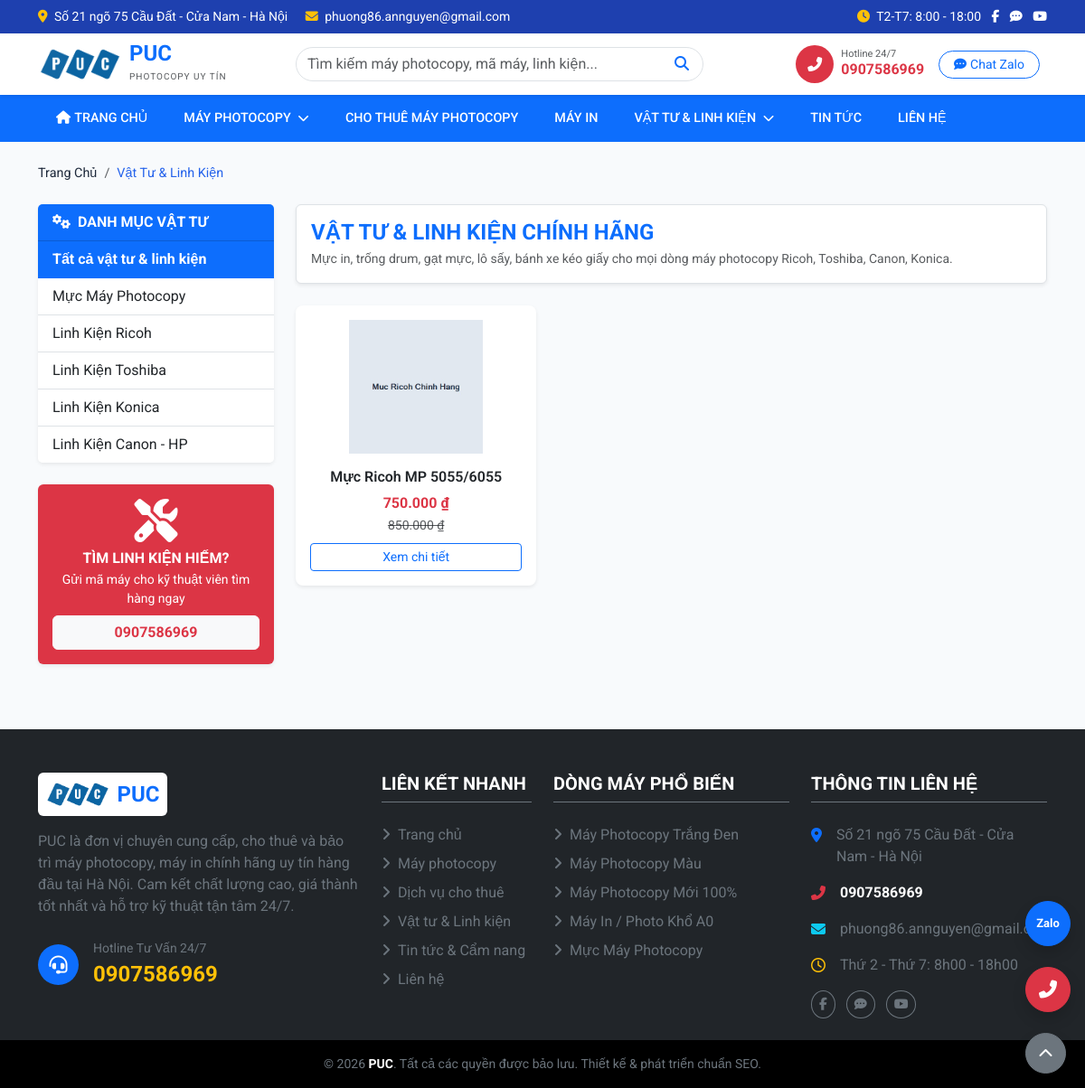
/pages/supplies.php, run on the app's committed database.
### tables this page shows
CREATE TABLE IF NOT EXISTS `products` (
    `id` INT AUTO_INCREMENT PRIMARY KEY,
    `name` VARCHAR(300) NOT NULL,
    `slug` VARCHAR(300) NOT NULL UNIQUE,
    `category_id` INT,
    `brand_id` INT,
    `sku` VARCHAR(50),
    `price` DECIMAL(15,0) DEFAULT 0,
    `sale_price` DECIMAL(15,0) DEFAULT NULL,
    `short_description` TEXT,
    `description` LONGTEXT,
    `specifications` LONGTEXT COMMENT 'JSON format',
    `image` VARCHAR(255),
    `gallery` TEXT COMMENT 'JSON array of image paths',
    `condition_type` ENUM('new','renew','used') DEFAULT 'renew',
    `is_featured` TINYINT(1) DEFAULT 0,
    `is_hot` TINYINT(1) DEFAULT 0,
    `is_active` TINYINT(1) DEFAULT 1,
    `view_count` INT DEFAULT 0,
    `meta_title` VARCHAR(200),
    `meta_description` TEXT,
    `created_at` TIMESTAMP DEFAULT CURRENT_TIMESTAMP,
    `updated_at` TIMESTAMP DEFAULT CURRENT_TIMESTAMP ON UPDATE CURRENT_TIMESTAMP,
    FOREIGN KEY (`category_id`) REFERENCES `categories`(`id`) ON DELETE SET NULL,
    FOREIGN KEY (`brand_id`) REFERENCES `brands`(`id`) ON DELETE SET NULL,
    INDEX `idx_slug` (`slug`),
    INDEX `idx_category` (`category_id`),
    INDEX `idx_brand` (`brand_id`),
    INDEX `idx_featured` (`is_featured`),
    INDEX `idx_active` (`is_active`)
);

### includes/functions.php (called while the page is built, shortened)
<?php
function format_price($price) {
    return number_format($price, 0, ',', '.') . ' ₫';
}
function get_image_url($image_path, $default = 'assets/images/no-image.jpg') {
    if (strpos($image_path, 'uploads/') === 0) {
        return SITE_URL . '/assets/' . $image_path;
    }
    return SITE_URL . '/assets/uploads/' . ltrim($image_path, '/');
}
function get_products($options = []) {
    global $pdo;
    $sql = "SELECT p.*, c.name as category_name, c.slug as category_slug, b.name as brand_name
            FROM products p
            LEFT JOIN categories c ON p.category_id = c.id
            LEFT JOIN brands b ON p.brand_id = b.id
            WHERE p.is_active = 1";
    $params = [];
    if (!empty($options['category_slug'])) {
        $sql .= " AND (c.slug = ? OR c.parent_id IN (SELECT id FROM categories WHERE slug = ?))";
        $params[] = $options['category_slug'];
        $params[] = $options['category_slug'];
    }
    if (!empty($options['order_by'])) {
        $sql .= " ORDER BY " . $options['order_by'];
    } else {
        $sql .= " ORDER BY p.created_at DESC";
    }
    if (isset($options['limit'])) {
        $sql .= " LIMIT " . (int)$options['limit'];
        if (isset($options['offset'])) {
            $sql .= " OFFSET " . (int)$options['offset'];
        }
    }
    try {
        $stmt = $pdo->prepare($sql);
        $stmt->execute($params);
        return $stmt->fetchAll(PDO::FETCH_ASSOC);
    } catch (Exception $e) {
        return [];
    }
}

### pages/supplies.php (the view, shortened to what this page needs)
<?php
require_once __DIR__ . '/../includes/db.php';
require_once __DIR__ . '/../includes/functions.php';
$page = isset($_GET['page']) ? max(1, (int)$_GET['page']) : 1;
$category_slug = isset($_GET['category']) ? trim($_GET['category']) : '';
$brand_slug = isset($_GET['brand']) ? trim($_GET['brand']) : '';
require_once __DIR__ . '/../includes/header.php';
$supplies_categories = [
    'muc-may-photocopy' => 'Mực Máy Photocopy',
    'linh-kien-ricoh' => 'Linh Kiện Ricoh',
    'linh-kien-toshiba' => 'Linh Kiện Toshiba',
    'linh-kien-konica' => 'Linh Kiện Konica',
    'linh-kien-canon' => 'Linh Kiện Canon - HP'
];
$options = [
    'category_slug' => $category_slug ?: 'vat-tu-linh-kien',
    'brand_slug' => $brand_slug,
    'limit' => PRODUCTS_PER_PAGE,
    'offset' => ($page - 1) * PRODUCTS_PER_PAGE
];
$products = get_products($options);
?>
<div class="container py-4">
    <nav aria-label="breadcrumb" class="mb-4">
        <ol class="breadcrumb">
            <li class="breadcrumb-item"><a href="<?= SITE_URL ?>">Trang Chủ</a></li>
            <li class="breadcrumb-item active" aria-current="page">Vật Tư & Linh Kiện</li>
        </ol>
    </nav>
    <div class="row g-4">
        <aside class="col-lg-3">
            <div class="card border-0 shadow-sm mb-4">
                <div class="card-header bg-primary text-white fw-bold">
                    <i class="fas fa-cogs me-2"></i>DANH MỤC VẬT TƯ
                </div>
                <div class="list-group list-group-flush">
                    <a href="<?= SITE_URL ?>/pages/supplies.php" class="list-group-item list-group-item-action <?= empty($category_slug) ? 'active fw-bold' : '' ?>">
                        Tất cả vật tư & linh kiện
                    </a>
                    <?php foreach ($supplies_categories as $c_slug => $c_name): ?>
                        <a href="<?= SITE_URL ?>/pages/supplies.php?category=<?= $c_slug ?>" class="list-group-item list-group-item-action <?= $category_slug === $c_slug ? 'active fw-bold' : '' ?>">
                            <?= $c_name ?>
                        </a>
                    <?php endforeach; ?>
                </div>
            </div>
            <div class="card bg-danger text-white border-0 shadow-sm p-3 text-center">
                <i class="fas fa-tools fa-3x mb-2"></i>
                <h6 class="fw-bold mb-1">TÌM LINH KIỆN HIẾM?</h6>
                <p class="small mb-2">Gửi mã máy cho kỹ thuật viên tìm hàng ngay</p>
                <a href="tel:<?= HOTLINE ?>" class="btn btn-light fw-bold text-danger"><?= HOTLINE ?></a>
            </div>
        </aside>
        <div class="col-lg-9">
            <div class="bg-white p-3 rounded shadow-sm border mb-4">
                <h1 class="h4 mb-1 fw-bold text-primary">VẬT TƯ & LINH KIỆN CHÍNH HÃNG</h1>
                <p class="text-muted small mb-0">Mực in, trống drum, gạt mực, lô sấy, bánh xe kéo giấy cho mọi dòng máy photocopy Ricoh, Toshiba, Canon, Konica.</p>
            </div>
            <?php if (!empty($products)): ?>
            <div class="row row-cols-2 row-cols-md-3 row-cols-lg-3 g-3 mb-4">
                <?php foreach ($products as $product):
                    $display_price = $product['sale_price'] ?? $product['price'];
                ?>
                <div class="col">
                    <div class="card h-100 product-card border-0 shadow-sm position-relative">
                        <a href="<?= SITE_URL ?>/<?= $product['slug'] ?>.html">
                            <img src="<?= get_image_url($product['image']) ?>" class="card-img-top p-3" alt="<?= htmlspecialchars($product['name']) ?>" style="height: 180px; object-fit: contain;">
                        </a>
                        <div class="card-body pt-0 text-center d-flex flex-column">
                            <h6 class="card-title mb-2">
                                <a href="<?= SITE_URL ?>/<?= $product['slug'] ?>.html" class="text-decoration-none text-dark fw-semibold">
                                    <?= htmlspecialchars($product['name']) ?>
                                </a>
                            </h6>
                            <div class="mt-auto">
                                <div class="price-group mb-2">
                                    <span class="text-danger fw-bold fs-6"><?= format_price($display_price) ?></span>
                                    <?php if (!empty($product['sale_price'])): ?>
                                        <br><small class="text-muted text-decoration-line-through"><?= format_price($product['price']) ?></small>
                                    <?php endif; ?>
                                </div>
                                <a href="<?= SITE_URL ?>/<?= $product['slug'] ?>.html" class="btn btn-outline-primary btn-sm w-100">
                                    Xem chi tiết
                                </a>
                            </div>
                        </div>
                    </div>
                </div>
                <?php endforeach; ?>
            </div>
            <?php endif; ?>
        </div>
    </div>
</div>
<?php require_once __DIR__ . '/../includes/footer.php'; ?>

### assets/css/style.css (style rules this page uses)
:root { --primary-color: #2563eb; --primary-dark: #1e40af; --primary-light: #eff6ff; --secondary-color: #1e40af; --accent-color: #dc2626; --success-color: #16a34a; --warning-color: #f59e0b; --text-main: #1e293b; --text-muted: #64748b; --bg-main: #f8fafc; --bg-white: #ffffff; --border-color: #e2e8f0; --shadow-sm: 0 1px 2px 0 rgb(0 0 0 / 0.05); --shadow-md: 0 4px 6px -1px rgb(0 0 0 / 0.1), 0 2px 4px -2px rgb(0 0 0 / 0.1); --shadow-lg: 0 10px 15px -3px rgb(0 0 0 / 0.1), 0 4px 6px -4px rgb(0 0 0 / 0.1); --transition: all 0.3s ease; --border-radius: 8px; --border-radius-lg: 12px; }
* { margin: 0; padding: 0; box-sizing: border-box; }
body { font-family: 'Roboto', sans-serif; color: var(--text-main); background-color: var(--bg-main); line-height: 1.5; -webkit-font-smoothing: antialiased; }
.product-card { background: white; border-radius: var(--border-radius); border: 1px solid var(--border-color); overflow: hidden; transition: var(--transition); position: relative; height: 100%; display: flex; flex-direction: column; }
.breadcrumb { margin: 0; font-size: 0.9rem; }
.breadcrumb-item a { color: var(--text-main); }
.breadcrumb-item.active { color: var(--primary-color); }

### data on the page
products: image (picture), name "Mực Ricoh MP 5055/6055", sale_price "750.000 ₫", price "850.000 ₫"

### other printed values
ADDRESS "Số 21 ngõ 75 Cầu Đất - Cửa Nam - Hà Nội"
EMAIL "phuong86.annguyen@gmail.com"
HOTLINE "0907586969"
$c_name "Mực Máy Photocopy"
$c_name "Linh Kiện Ricoh"
$c_name "Linh Kiện Toshiba"
$c_name "Linh Kiện Konica"
$c_name "Linh Kiện Canon - HP"
